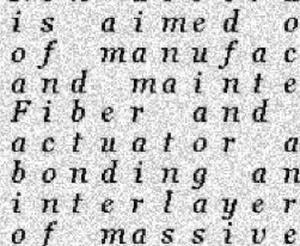
%> input picture l5/tekst.bmp (cropped and resized to the size of MATLAB's example picture), 300 x 246 px, given in place of coins.png, which was not available; the run also reads 1 picture not shown here
$ octave lab5_1.m   (GNU Octave 9; MATLAB toolbox functions it lacks are replaced by stand-ins)
%> lines starting %> are read from the running program, lines starting %| are printed output that depends on the picture; in (x1, y1, x2, y2) boxes, pixels count from 0 and x2, y2 are one past the last pixel; in counts of white or black regions, pixels touching at a corner belong together; the program's own positions count from 1; pictures that were not available may be replaced by others from this repository, and a replacement may not be noted
### l5/clusterKittler.m
%% Wyznaczenie progu binaryzacji metoda CLUSTER KITTLER

% Autor: Tomasz Kryjak
% Laboratorium Biocybernetyki AGH
% Utworzono            : 08.09.2009
% Ostatnia modyfikajca : 08.09.2009


function Topt = clusterKittler(obraz)

    [H x] = imhist(obraz);

    p = H / sum(H);

    w_k = cumsum(p);
    mi_k = cumsum(p .* (1:256)');


    w_0 = w_k;
    w_1 = 1 -w_k;

    mi_0 = mi_k ./ w_k;
    mi_T = mi_k(end);
    mi_1 = (mi_T-mi_k)./(1-w_k);

    for T= 1:1:256
        o_0(T) = sum( (((1:T)' -mi_0(T)).^2) .*p(1:T))./w_0(T);
        o_1(T) = sum( (((T+1:256)' -mi_1(T)).^2) .*p(T+1:256))./w_1(T);
    end

    o_0 = sqrt(o_0);
    o_1 = sqrt(o_1);


    J = 1 + 2*( w_0.*log10(o_0)' + w_1.*log10(o_1)') - 2*(w_0.*log10(w_0)+w_1.*log10(w_1));

    for i = 1:1:256
        if ( J(i) == -Inf)
            J(i) = NaN;
        end
    end

    [value Topt] = min(J);

end

### l5/entropyYen.m
%% Wyznaczenie progu binaryzacji metoda ENTROPY YEN

% Autor: Tomasz Kryjak
% Laboratorium Biocybernetyki AGH
% Utworzono            : 07.10.2009
% Ostatnia modyfikajca : 07.10.2009

function Topt = entropyYen(obraz)


    % Histogram
    [H x] = imhist(obraz);

    % Gestosc prawdopodobienstwa
    p = H / sum(H);

    % Histogram skumulowany (dystrybuanta)
    P = cumsum(p);

    Hf = zeros(1,256);
    Hb = zeros(1,256);

% Obliczanie Hf i Hb
    for T=1:1:256

        suma = 0;
        for i=1:1:T
            z = (p(i)/P(T))^2;


            % Dystrybuanta = 0 -> Entropia nieskonczona
            if ( p(T) == 0 )
                z = Inf;
            end
            suma = suma + z;
        end
        Hf(T) = -1*log(suma);

        suma = 0;
        for i=T+1:1:256
            z = (p(i)/(1-P(T)))^2;


            % Dystrybuanta = 0 -> Entropia nieskonczona
            if ( p(T) == 1 )
                z = Inf;
            end

            suma = suma + z;
        end
        Hb(T) = -1*log(suma);

    end

    HH = Hf + Hb;
    [v Topt] = max(HH);

    % Zabezpieczenie przed Inf
    while ( v == Inf )
        HH(Topt) = -Inf;
        [v Topt] = max(HH);
    end

    % Korekcja o 1
    Topt = Topt-1;
end

### l5/lab5_1.m
clc;
close all;
clearvars;

%% wczytanie pliku
coins = imread('coins.png');
%> coins is the input picture: size 246x300 uint8; min 0, max 255, mean 205
% [4 lines of commented-out code are left out]

figure(1);
subplot(1,2,1);
imshow(coins);
title('original');
subplot(1,2,2);
imhist(coins,256);
title('histogram');

%% progowanie, dobieranie progu wg 'kryterium jakosci'
coinsBW = im2bw(coins, 80/255);
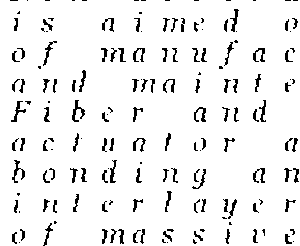
%> coinsBW: size 246x300 logical; 93.1% white; black in thin lines or dots

% reczny prog = 80

figure(2);
imshow(coinsBW);

%% drugi plik
% figura
figura = imread('figura.png');
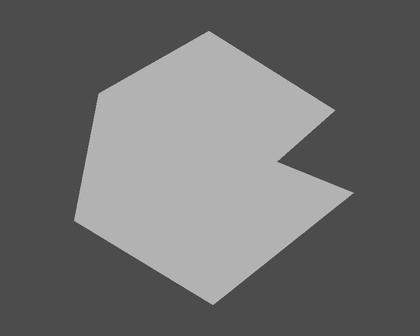
%> input picture l5/figura.png, 420 x 336 px, shrunk from 814 x 651 before the run
%> figura is the input picture: size 336x420x3 uint8; min 64, max 189, mean 109.5

figure(3);
subplot(1,2,1);
imshow(figura);
title('original');
subplot(1,2,2);
imhist(figura, 255);
title('histogram');

% figura 2
figura2 = imread('figura2.png');

figure(4);
subplot(1,2,1);
imshow(figura2);
title('original - figura2');
subplot(1,2,2);
imhist(figura2, 255);
title('histogram - figura2');

% figura 3
figura3 = imread('figura3.png');
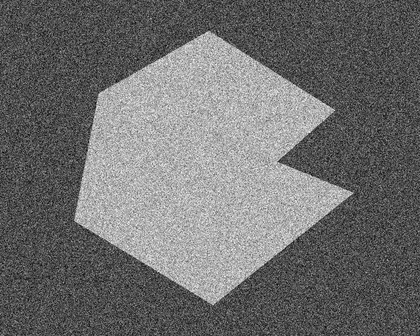
%> input picture l5/figura3.png, 420 x 336 px, shrunk from 814 x 651 before the run
%> figura3 is the input picture: size 336x420x3 uint8; min 0, max 251, mean 110

figure(5);
subplot(1,2,1);
imshow(figura3);
title('original - figura3');
subplot(1,2,2);
imhist(figura3, 255);
title('histogram - figura3');
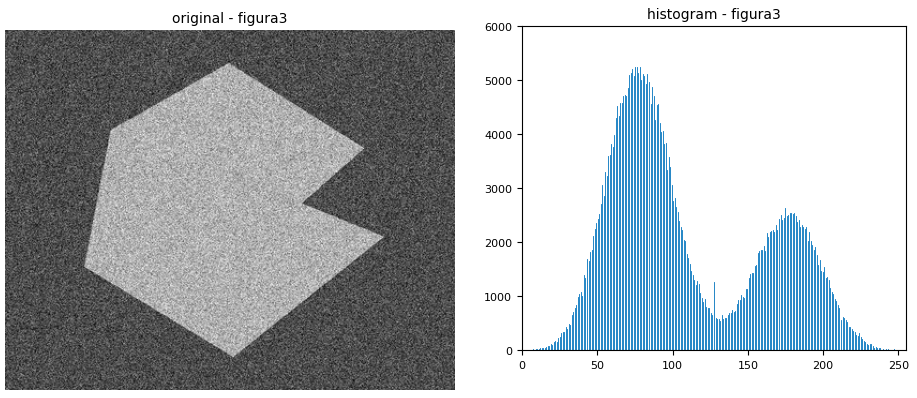
%> figure redrawn from the program's plot data, 2 panels

% figura 4
figura4 = imread('figura4.png');
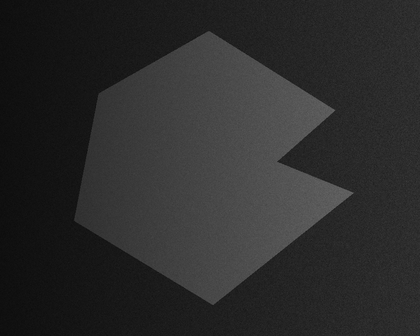
%> input picture l5/figura4.png, 420 x 336 px, shrunk from 814 x 651 before the run
%> figura4 is the input picture: size 336x420x3 uint8; min 12, max 103, mean 43.6

figure(6);
subplot(1,2,1);
imshow(figura4);
title('original - figura4');
subplot(1,2,2);
imhist(figura4, 255);
title('histogram - figura4');
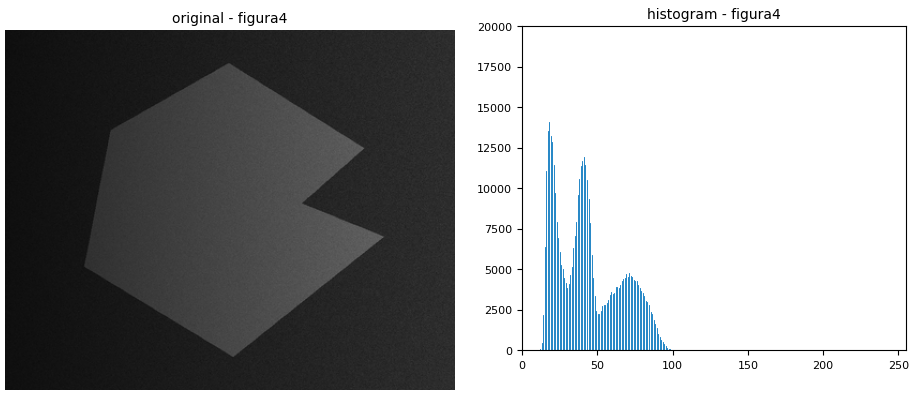
%> figure redrawn from the program's plot data, 2 panels


%% metoda Ots'u
level = graythresh(coins)
%> level = 0.573
coinsLevel = im2bw(coins, level);
%> coinsLevel: size 246x300 logical; 88.2% white; 91 black regions (18 under 20 px), largest, box (x1, y1, x2, y2) and area: (101, 229, 126, 244) 196, (100, 47, 126, 63) 193, (130, 78, 156, 94) 190
% wyznaczony prog 0.4941 ja wyznaczylem 80, zeby byl wyrazny ksztalt
figure(7);
subplot(3,2,1);
imshow(coinsBW);
title(strcat('coinsBW: ',num2str(80)));

subplot(3,2,2);
imshow(coinsLevel);
title(strcat('coins level grathresh: ', num2str(level*255)));

% rozne metody
levelKit = clusterKittler(coins)/255;
%> in clusterKittler, `[H x] = imhist(obraz);`: H = 256 values, max 1330 at index 237, min 33 at index 4, mean 288.3; x = 256 values from 0 to 255
%> in clusterKittler, `p = H / sum(H);`: p = 256 values, max 0.018 at index 237, min 0.000447 at index 4, mean 0.00391
%> in clusterKittler, `w_k = cumsum(p);`: w_k = 256 values from 0.00341 to 1
%> in clusterKittler, `mi_k = cumsum(p .* (1:256)');`: mi_k = 256 values from 0.00341 to 206
%> in clusterKittler, `w_0 = w_k;`: w_0 = 256 values from 0.00341 to 1
%> in clusterKittler, `w_1 = 1 -w_k;`: w_1 = 256 values, max 0.997 at index 1, min -2.22e-16 at index 256, mean 0.801
%> in clusterKittler, `mi_0 = mi_k ./ w_k;`: mi_0 = 256 values from 1 to 206
%> in clusterKittler, `mi_T = mi_k(end);`: mi_T = 206
%> in clusterKittler, `mi_1 = (mi_T-mi_k)./(1-w_k);`: mi_1 = 256 values, max 256 at index 255, min 0 at index 256, mean 223.1
%> after the loop in clusterKittler, `for T= 1:1:256`: o_0 = 256 values, max 4463.4 at index 206, min 0 at index 1, mean 1741.6; o_1 = 256 values, max 2881.8 at index 1, min 0 at index 256, mean 835.6
%> in clusterKittler, `o_0 = sqrt(o_0);`: o_0 = 256 values, max 66.81 at index 206, min 0 at index 1, mean 36.5
%> in clusterKittler, `o_1 = sqrt(o_1);`: o_1 = 256 values, max 53.68 at index 1, min 0 at index 256, mean 25.26
%> in clusterKittler, `[value Topt] = min(J);`: value = 3.98; Topt = 173
%> levelKit = 0.678
coinsKittler = im2bw(coins, levelKit);
%> coinsKittler: size 246x300 logical; 85.8% white; 100 black regions (26 under 20 px), largest, box (x1, y1, x2, y2) and area: (100, 47, 127, 63) 241, (100, 228, 126, 244) 235, (130, 78, 157, 94) 234
subplot(3,2,3);
imshow(coinsKittler);
title(strcat('coins level Kittler: ', num2str(levelKit*255)));

levelYen = entropyYen(coins)/255;
%> in entropyYen, `P = cumsum(p);`: P = 256 values from 0.00341 to 1
%> after the loop in entropyYen, `for T=1:1:256`: Hf = 256 values, max 5.12 at index 184, min 0 at index 1, mean 4.15
%> in entropyYen, `[v Topt] = max(HH);`: v = Inf; Topt = 256
%> the loop in entropyYen, `while ( v == Inf )` made 1 pass
%> (v, Topt) on pass 1: (9.23, 180)
%> in entropyYen, `Topt = Topt-1;`: Topt = 179
%> levelYen = 0.702
coinsYen = im2bw(coins, levelYen);
%> coinsYen: size 246x300 logical; 85.2% white; 149 black regions (74 under 20 px), largest, box (x1, y1, x2, y2) and area: (100, 47, 127, 63) 253, (130, 78, 157, 94) 248, (100, 228, 126, 244) 247
subplot(3,2,4);
imshow(coinsYen);
title(strcat('coins level Yen: ', num2str(levelYen*255)));

subplot(3,2,5);
imshow(coins)
title('original coins');

subplot(3,2,6);
imhist(coins, 255);
title('histogram - coins');
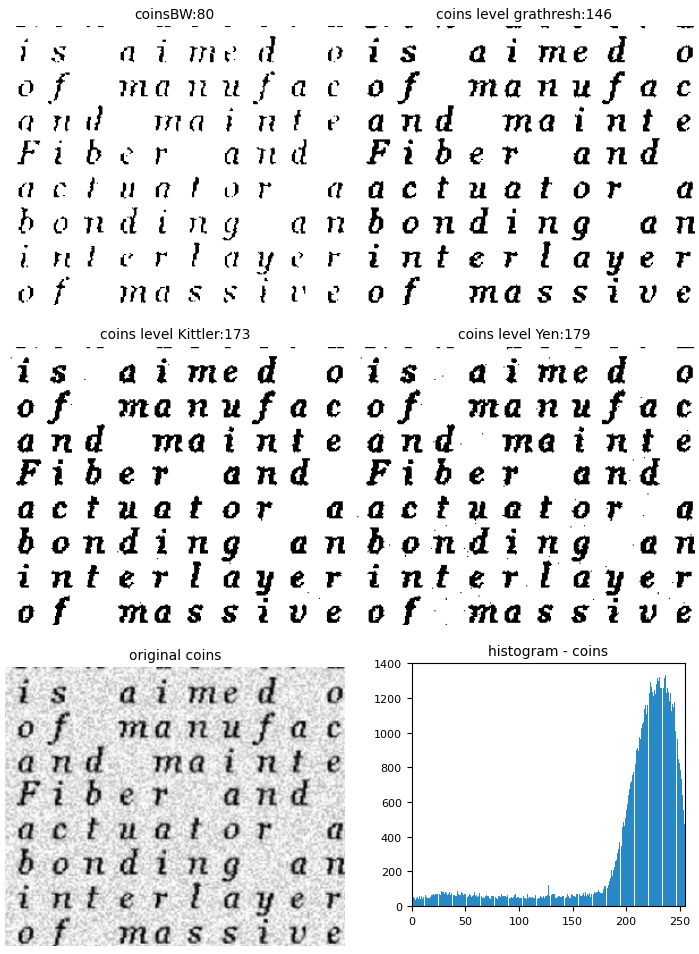
%> figure redrawn from the program's plot data, 6 panels
